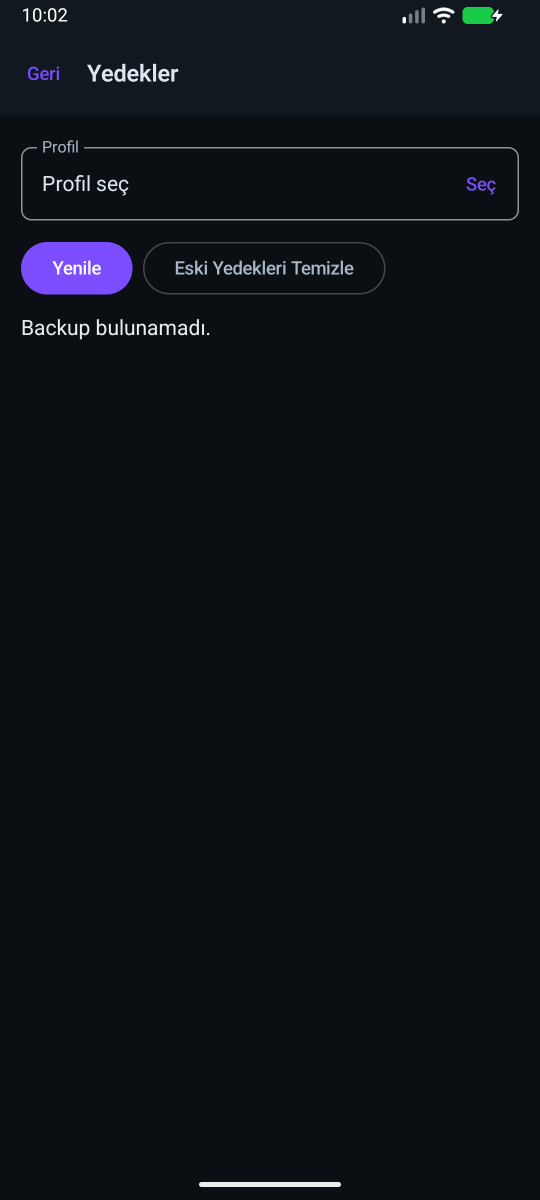
#> input picture design/before/03-yedekler-bos-koyu.png, 1080 x 2400 px, given in place of ., which was not available (shown at 1/2 size)
$ python -i design_analyze.py   (imports and definitions only)
#> lines starting #> are read from the running program, lines starting #| are printed output that depends on the picture
#!/usr/bin/env python3
"""Tasarım kanıt analizi — görüntü paleti + UI dump dokunma hedefleri.

Kullanım:
  python3 tools/design_analyze.py palette design/after/*.png
  python3 tools/design_analyze.py targets .qwen/tmp/ui-dumps/*.xml [density]

palette: baskın renkleri DESIGN.md paletiyle karşılaştırır; palet dışı ve
iki palet renginin karışımı da olmayan, >%1.5 kapsamlı renkleri işaretler.
targets: clickable düğümlerin dp boyutlarını ölçer, <48dp olanları işaretler.
"""
import re
import sys
from collections import Counter

DARK = {
    "bg": (18, 26, 27), "surface": (22, 31, 32), "scLow": (26, 36, 37),
    "sc": (31, 42, 43), "scHigh": (37, 49, 50), "scHighest": (44, 57, 58),
    "onSurface": (228, 234, 233), "onSurfaceVar": (168, 182, 181),
    "primary": (110, 205, 189), "onPrimary": (6, 35, 31),
    "primaryC": (20, 69, 62), "onPrimaryC": (168, 230, 218),
    "secondary": (227, 169, 79), "onSecondary": (42, 27, 2),
    "secondaryC": (74, 52, 19), "onSecondaryC": (246, 217, 164),
    "error": (242, 131, 122), "onError": (58, 10, 6),
    "errorC": (92, 31, 25), "onErrorC": (251, 213, 208),
    "outline": (100, 118, 115), "outlineVar": (46, 59, 58),
    # Modal katman: %65 siyah scrim'in token zeminler üzerindeki türevleri
    # (DESIGN.md P0-4). Palet dışı değil, anlamsal katman.
    "scrimBg": (6, 9, 9), "scrimSurface": (8, 11, 11), "scrimScLow": (9, 13, 13),
}
LIGHT = {
    "bg": (244, 247, 246), "surface": (255, 255, 255), "scLow": (240, 244, 243),
    "sc": (234, 239, 238), "scHigh": (227, 233, 232), "scHighest": (219, 227, 226),
    "onSurface": (22, 33, 31), "onSurfaceVar": (76, 90, 88),
    "primary": (14, 95, 86), "onPrimary": (255, 255, 255),
    "primaryC": (205, 234, 228), "onPrimaryC": (6, 48, 42),
    "secondary": (138, 92, 16), "onSecondary": (255, 255, 255),
    "secondaryC": (247, 227, 190), "onSecondaryC": (62, 42, 5),
    "error": (168, 52, 42), "onError": (255, 255, 255),
    "errorC": (250, 220, 216), "onErrorC": (74, 15, 9),
    "outline": (124, 139, 137), "outlineVar": (198, 208, 207),
}


def dist(a, b):
    return max(abs(x - y) for x, y in zip(a, b))


def on_segment(c, a, b):
    """c, a-b doğru parçasının yakınında mı (alpha karışımı)?"""
    ab = [y - x for x, y in zip(a, b)]
    denom = sum(v * v for v in ab)
    if denom == 0:
        return dist(c, a) < 12
    t = sum((c[i] - a[i]) * ab[i] for i in range(3)) / denom
    if not 0 <= t <= 1:
        return False
    proj = [a[i] + t * ab[i] for i in range(3)]
    return dist(c, proj) < 12


def palette_mode(paths):
    from PIL import Image
    for path in paths:
        im = Image.open(path).convert("RGB").resize((108, 240))
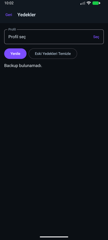
#> im: PIL image 108x240 RGB; mean R, G, B 14.3, 18.3, 24.9
        px = list(im.getdata())
#> px = 25920 items
        cnt = Counter(px)
#> cnt = 692 items
        total = len(px)
#> total = 25920
        dom, domn = cnt.most_common(1)[0]
#> dom = (11, 15, 20); domn = 21213
        theme = "koyu" if dist(dom, DARK["bg"]) < dist(dom, LIGHT["bg"]) else "acik"
#> theme = 'koyu'
        pal = DARK if theme == "koyu" else LIGHT
#> pal = 25 items
        entries = list(pal.values())
#> entries = 25 items, first 6: (18, 26, 27), (22, 31, 32), (26, 36, 37), (31, 42, 43), (37, 49, 50), (44, 57, 58)
        flagged = []
        for color, n in cnt.most_common(40):
            frac = n / total
            if frac < 0.015:
                continue
            if any(dist(color, e) <= 14 for e in entries):
                continue
            if any(on_segment(color, a, b) for i, a in enumerate(entries) for b in entries[i + 1:]):
                continue
            flagged.append((color, round(frac * 100, 1)))
#> this loop made 40 passes
#> (color, n, frac) on passes 1 to 12: ((11, 15, 20), 21213, 0.818), ((17, 24, 32), 2121, 0.0818), ((10, 14, 19), 240, 0.00926), ((9, 13, 18), 173, 0.00667), ((8, 12, 17), 119, 0.00459), ((12, 16, 22), 108, 0.00417), ((13, 17, 22), 100, 0.00386), ((31, 34, 40), 96, 0.0037), ((37, 39, 45), 94, 0.00363), ((51, 53, 59), 85, 0.00328), ((124, 77, 255), 67, 0.00258), ((12, 16, 21), 61, 0.00235)
#> after the loop, flagged = []
        top = ", ".join(f"#{c[0]:02X}{c[1]:02X}{c[2]:02X} %{round(n / total * 100, 1)}"
                        for c, n in cnt.most_common(4))
        status = "TEMIZ" if not flagged else f"PALET_DISI {flagged}"
#> status = 'TEMIZ'
        print(f"{path.split('/')[-1]} [{theme}] {top} -> {status}")
#| . [koyu] #0B0F14 %81.8, #111820 %8.2, #0A0E13 %0.9, #090D12 %0.7 -> TEMIZ
#> pass 3 of the loop in palette_mode, `for path in paths:`:
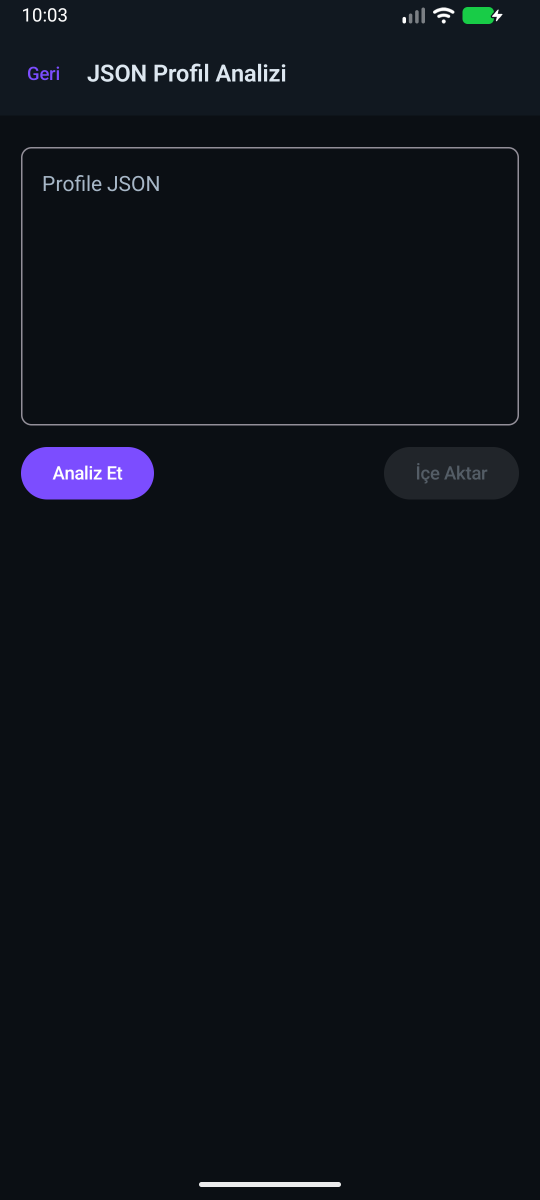
#> input picture design/before/04-marketplace-bos-koyu.png, 1080 x 2400 px, given in place of , which was not available (shown at 1/2 size)
#> in palette_mode, `im = Image.open(path).convert("RGB").resize((108, 240))`:
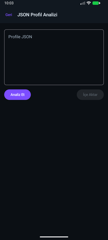
#> im: PIL image 108x240 RGB; mean R, G, B 14.5, 18.4, 25.3
#> cnt = 532 items
#> domn = 21329
#> the loop in palette_mode, `for color, n in cnt.most_common(40):` made 40 passes
#> (color, n, frac) on passes 1 to 8: ((11, 15, 20), 21329, 0.823), ((17, 24, 32), 1978, 0.0763), ((9, 13, 18), 218, 0.00841), ((10, 14, 19), 156, 0.00602), ((33, 37, 42), 111, 0.00428), ((16, 20, 25), 109, 0.00421), ((12, 16, 22), 108, 0.00417), ((8, 12, 17), 103, 0.00397)
#|  [koyu] #0B0F14 %82.3, #111820 %7.6, #090D12 %0.8, #0A0E13 %0.6 -> TEMIZ
#> the loop made 5 passes; the first 3 are shown


def targets_mode(paths, density):
    scale = density / 160.0
    for path in paths:
        xml = open(path, encoding="utf-8", errors="replace").read()
        small = []
        for m in re.finditer(r'<node[^>]*>', xml):
            s = m.group(0)
            # Baştaki boşluk şart: long-clickable="true" substring'ı clickable
            # sanılıp drag handle gibi jest öğeleri sahte hedef üretiyordu.
            if ' clickable="true"' not in s:
                continue
            b = re.search(r'bounds="\[(\d+),(\d+)\]\[(\d+),(\d+)\]"', s)
            if not b:
                continue
            x1, y1, x2, y2 = map(int, b.groups())
            wdp, hdp = (x2 - x1) / scale, (y2 - y1) / scale
            if wdp < 47.5 or hdp < 47.5:
                t = re.search(r'text="([^"]*)"', s)
                d = re.search(r'content-desc="([^"]*)"', s)
                name = (t.group(1) or d.group(1) or "?")[:30]
                small.append(f"{name} {wdp:.0f}x{hdp:.0f}dp")
        name = path.split("/")[-1]
        print(f"{name}: {'TEMIZ' if not small else 'KUCUK_HEDEF ' + '; '.join(small)}")


# [8 lines not run here, left out]

#> (the run stopped early here; a loop or call above may not have finished)
